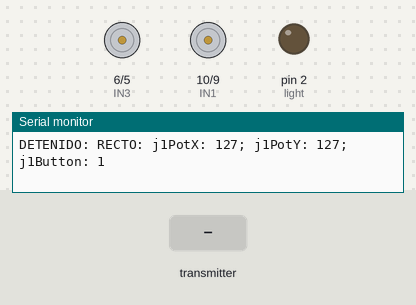
A sketch run on a simulated Arduino Uno, built with avr-gcc and run on an emulated ATmega328P. On the bench: motor-driver pin pairs drawn as motors (green arrow = first pin HIGH = forward, orange = second pin HIGH = backward, longer = more drive), output pins drawn as LEDs (lit = HIGH), the last lines printed to the serial monitor. Inputs (shaded band) come from the test bench. No radio packets arrive unless stated.

Above: at 1.2 s.
1.3 s: the transmitter starts sending j1PotX = 0
At 1.9 s:
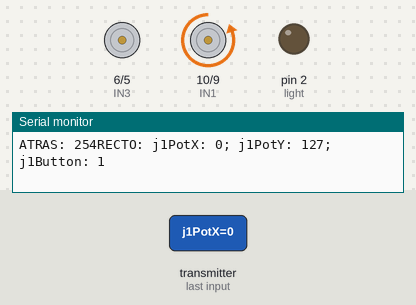
2.8 s: the transmitter starts sending j1PotY = 0
At 3.1 s:
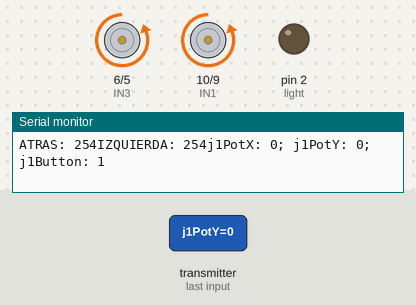
4.3 s: the transmitter starts sending j1Button = 0
At 5.5 s:
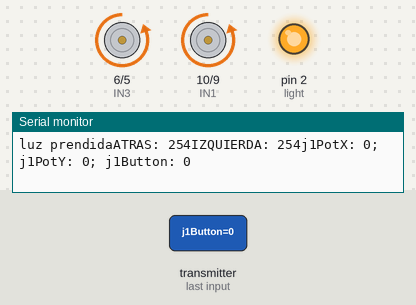
5.8 s: the transmitter starts sending j1PotX = 64
At 6.6 s:
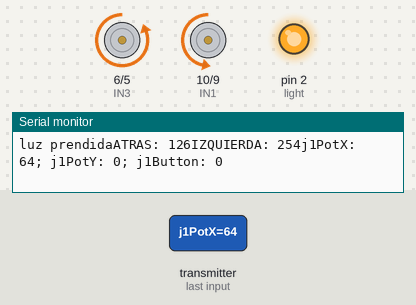
7.3 s: the transmitter starts sending j1PotY = 64
At 7.8 s:
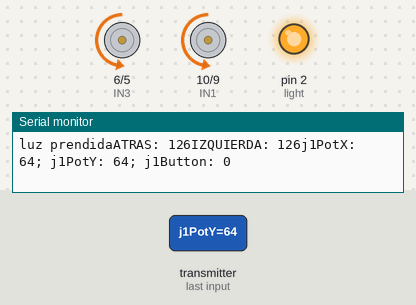
8.8 s: the transmitter starts sending j1Button = 1
At 10.0 s:
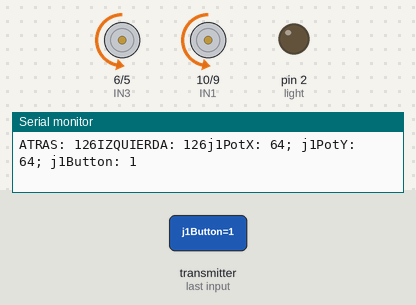
Timing chart, 0 to 11.3 s (numbered marks = the images above; inputs shaded):
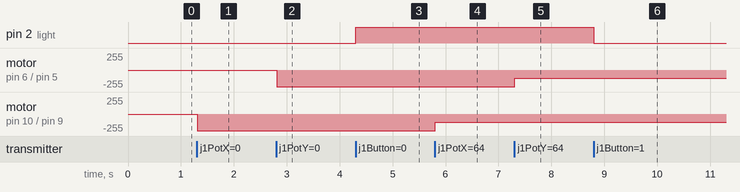

Measured:
- after the input at 1.3 s, motor on pin 10 (IN1) / pin 9 (IN2): stopped → backward 254/255 at once
- after the input at 2.8 s, motor on pin 6 (IN3) / pin 5 (IN4): stopped → backward 254/255 at once
- after the input at 4.3 s, pin 2 (light): LOW → HIGH at once
- after the input at 5.8 s, motor on pin 10 (IN1) / pin 9 (IN2): backward 254/255 → backward 126/255 at once
- after the input at 7.3 s, motor on pin 6 (IN3) / pin 5 (IN4): backward 254/255 → backward 126/255 at once
- after the input at 8.8 s, pin 2 (light): HIGH → LOW at once

The sketch:

receiver-car.ino
```cpp
/*
    DIY Arduino based RC Transmitter Project
              == Receiver Code ==
*/
#include <SPI.h>
#include <nRF24L01.h>
#include <RF24.h>

RF24 radio(7, 8);   // nRF24L01 (CE, CSN)
const byte address[6] = "00001";

unsigned long lastReceiveTime = 0;
unsigned long currentTime = 0;

// Max size of this struct is 32 bytes - NRF24L01 buffer limit
struct Data_Package {
  byte j1PotX;
  byte j1PotY;
  byte j1Button;
};
//LIGHTS
#define light 2
Data_Package data; //Create a variable with the above structure

// MOTOT 1 -- vel
#define IN1 10
#define IN2 9

// MOTOR 2 -- Direccion
#define IN3 6
#define IN4 5

void setup() {
  Serial.begin(115200);
  radio.begin();
  radio.openReadingPipe(0, address);
  radio.setAutoAck(false);
  radio.setDataRate(RF24_250KBPS);
  radio.startListening(); //  Set the module as receiver
  resetData();
  pinMode(light,OUTPUT);//lights
  pinMode(IN1, OUTPUT);
  pinMode(IN2, OUTPUT);
  pinMode(IN3, OUTPUT);
  pinMode(IN4, OUTPUT);
}
void loop() {
  // Check whether there is data to be received
  if (radio.available()) {
    radio.read(&data, sizeof(Data_Package)); // Read the whole data and store it into the 'data' structure
    lastReceiveTime = millis(); // At this moment we have received the data
  }
  // Check whether we keep receving data, or we have a connection between the two modules
  currentTime = millis();
  if ( currentTime - lastReceiveTime > 1000 ) { // If current time is more then 1 second since we have recived the last data, that means we have lost connection
    resetData(); // If connection is lost, reset the data. It prevents unwanted behavior, for example if a drone has a throttle up and we lose connection, it can keep flying unless we reset the values
  }

  // Print the data in the Serial Monitor
  Serial.print("j1PotX: ");
  Serial.print(data.j1PotX);
  Serial.print("; j1PotY: ");
  Serial.print(data.j1PotY);
  Serial.print("; j1Button: ");
  Serial.print(data.j1Button);
  Serial.println("\n");

  //lights
  if(data.j1Button == 0){
    digitalWrite(light,HIGH);
    Serial.print("luz prendida");
    }else{
      digitalWrite(light,LOW);
      }

//FWD
if(data.j1PotX > 132){
    Serial.print("ADELANTE: ");
    Serial.print((data.j1PotX-128)*2);
      analogWrite(IN1,(data.j1PotX-128)*2);
      digitalWrite(IN2, LOW);

  }

//RVS
if(data.j1PotX < 123){
    Serial.print("ATRAS: ");
    Serial.print((127-data.j1PotX)*2);
      analogWrite(IN2,(127-data.j1PotX)*2);
      digitalWrite(IN1, LOW);
  }
//STAY STILL
if(data.j1PotX>122 && data.j1PotX<133){
    Serial.print("DETENIDO: ");
    digitalWrite(IN1,LOW);
    digitalWrite(IN2, LOW);
  }

//RIGHT
if(data.j1PotY > 132){
    Serial.print("DERECHA: ");
    Serial.print((data.j1PotY-128)*2);
      analogWrite(IN3,(data.j1PotY-128)*2);
      digitalWrite(IN4, LOW);

  }

//LEFT
if(data.j1PotY < 123){
    Serial.print("IZQUIERDA: ");
    Serial.print((127-data.j1PotY)*2);
      analogWrite(IN4,(127-data.j1PotY)*2);
      digitalWrite(IN3, LOW);
  }
//STRAIGHT
if(data.j1PotY>122 && data.j1PotY<133){
    Serial.print("RECTO: ");
    digitalWrite(IN3,LOW);
    digitalWrite(IN4, LOW);
  }

}

void resetData() {
  // Reset the values when there is no radio connection - Set initial default values
  data.j1PotX = 127;
  data.j1PotY = 127;
  data.j1Button = 1;

}
```
